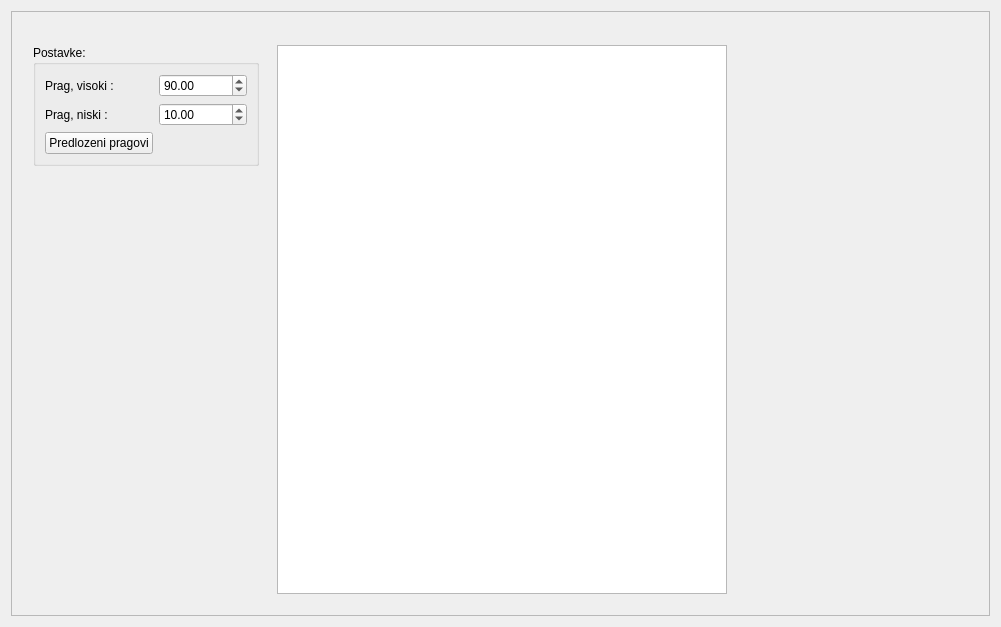
<?xml version="1.0" encoding="UTF-8"?>
<ui version="4.0">
 <class>Form</class>
 <widget class="QWidget" name="Form">
  <property name="geometry">
   <rect>
    <x>0</x>
    <y>0</y>
    <width>1001</width>
    <height>627</height>
   </rect>
  </property>
  <property name="windowTitle">
   <string>Form</string>
  </property>
  <layout class="QVBoxLayout" name="verticalLayout">
   <item>
    <widget class="QScrollArea" name="scrollArea">
     <property name="widgetResizable">
      <bool>true</bool>
     </property>
     <widget class="QWidget" name="scrollAreaWidgetContents">
      <property name="geometry">
       <rect>
        <x>0</x>
        <y>0</y>
        <width>981</width>
        <height>607</height>
       </rect>
      </property>
      <layout class="QVBoxLayout" name="verticalLayout_2">
       <item>
        <layout class="QHBoxLayout" name="grafLayout">
         <property name="margin">
          <number>6</number>
         </property>
        </layout>
       </item>
       <item>
        <layout class="QHBoxLayout" name="tableLayout">
         <property name="margin">
          <number>6</number>
         </property>
         <item>
          <layout class="QVBoxLayout" name="postavkeLayout">
           <property name="margin">
            <number>6</number>
           </property>
           <item>
            <widget class="QGroupBox" name="groupBox">
             <property name="title">
              <string>Postavke:</string>
             </property>
             <layout class="QGridLayout" name="gridLayout">
              <item row="0" column="0">
               <widget class="QLabel" name="label_2">
                <property name="text">
                 <string>Prag, visoki :</string>
                </property>
               </widget>
              </item>
              <item row="1" column="0">
               <widget class="QLabel" name="label_3">
                <property name="text">
                 <string>Prag, niski :</string>
                </property>
               </widget>
              </item>
              <item row="0" column="1">
               <widget class="QDoubleSpinBox" name="doubleSpinBoxHigh">
                <property name="minimum">
                 <double>-1000000.000000000000000</double>
                </property>
                <property name="maximum">
                 <double>1000000.000000000000000</double>
                </property>
                <property name="value">
                 <double>90.000000000000000</double>
                </property>
               </widget>
              </item>
              <item row="1" column="1">
               <widget class="QDoubleSpinBox" name="doubleSpinBoxLow">
                <property name="minimum">
                 <double>-1000000.000000000000000</double>
                </property>
                <property name="maximum">
                 <double>1000000.000000000000000</double>
                </property>
                <property name="value">
                 <double>10.000000000000000</double>
                </property>
               </widget>
              </item>
              <item row="2" column="0">
               <widget class="QPushButton" name="pushButtonSetPrag">
                <property name="text">
                 <string>Predlozeni pragovi</string>
                </property>
               </widget>
              </item>
             </layout>
            </widget>
           </item>
           <item>
            <spacer name="verticalSpacer">
             <property name="orientation">
              <enum>Qt::Vertical</enum>
             </property>
             <property name="sizeHint" stdset="0">
              <size>
               <width>20</width>
               <height>40</height>
              </size>
             </property>
            </spacer>
           </item>
          </layout>
         </item>
         <item>
          <layout class="QVBoxLayout" name="rezultatLayout">
           <property name="margin">
            <number>6</number>
           </property>
           <item>
            <widget class="QTableView" name="tableViewRezultati">
             <property name="minimumSize">
              <size>
               <width>450</width>
               <height>300</height>
              </size>
             </property>
            </widget>
           </item>
          </layout>
         </item>
         <item>
          <layout class="QVBoxLayout" name="verticalLayout_3">
           <property name="margin">
            <number>6</number>
           </property>
           <item>
            <layout class="QVBoxLayout" name="kriterijLayout">
             <property name="margin">
              <number>6</number>
             </property>
            </layout>
           </item>
           <item>
            <spacer name="verticalSpacer_2">
             <property name="orientation">
              <enum>Qt::Vertical</enum>
             </property>
             <property name="sizeHint" stdset="0">
              <size>
               <width>20</width>
               <height>40</height>
              </size>
             </property>
            </spacer>
           </item>
          </layout>
         </item>
         <item>
          <spacer name="horizontalSpacer">
           <property name="orientation">
            <enum>Qt::Horizontal</enum>
           </property>
           <property name="sizeHint" stdset="0">
            <size>
             <width>40</width>
             <height>20</height>
            </size>
           </property>
          </spacer>
         </item>
        </layout>
       </item>
      </layout>
     </widget>
    </widget>
   </item>
  </layout>
 </widget>
 <resources/>
 <connections/>
</ui>
